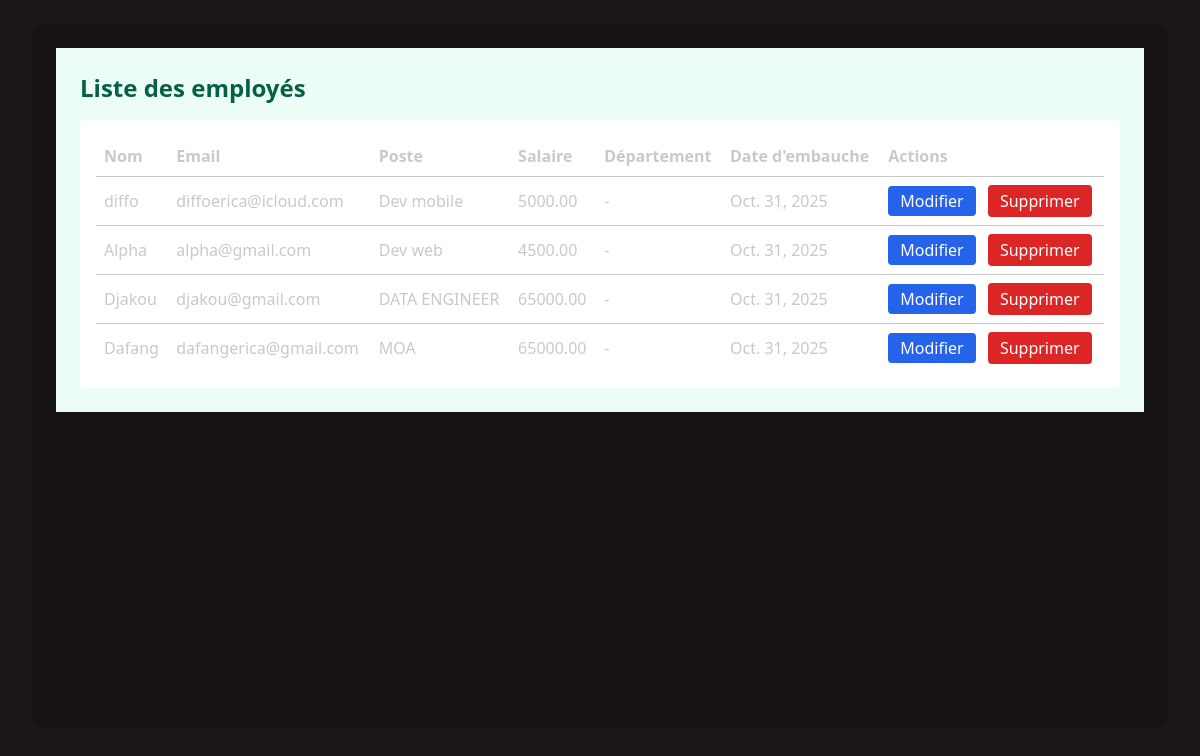
Page /employes/ on the committed database.
### employe/models.py (models this page shows, shortened)
class Employe(models.Model):
    nom = models.CharField(max_length=100)
    email = models.EmailField()
    poste = models.CharField(max_length=100)
    salaire = models.DecimalField(max_digits=10 , decimal_places=2)
    department = models.ForeignKey(Department, null=True, blank=True, on_delete=models.SET_NULL, related_name='employees')
    hire_date = models.DateField(default=timezone.now)

### employe/views.py (the view)
# urls.py: path('employes/', views.liste_employes , name='liste_employes'),
def liste_employes(request):
    employes = Employe.objects.all()
    return render(request, 'employe/list.html', {'employes' : employes})

### employe/templates/employe/list.html (shortened to what this page needs)
{% extends "employe/base.html" %}
{% block content %}
<div class="p-6" style="background:#ecfdf5;">
  <div class="flex items-center justify-between mb-4">
    <h1 class="text-2xl font-bold" style="color:#065f46;">Liste des employés</h1>
  </div>
  <div class="bg-white p-4 rounded">
    <table class="w-full">
      <thead>
        <tr>
          <th class="text-left p-2">Nom</th>
          <th class="text-left p-2">Email</th>
          <th class="text-left p-2">Poste</th>
          <th class="text-left p-2">Salaire</th>
          <th class="text-left p-2">Département</th>
          <th class="text-left p-2">Date d'embauche</th>
          <th class="text-left p-2">Actions</th>
        </tr>
      </thead>
      <tbody>
        {% for emp in employes %}
          <tr class="border-t">
            <td class="p-2">{{ emp.nom }}</td>
            <td class="p-2">{{ emp.email }}</td>
            <td class="p-2">{{ emp.poste }}</td>
            <td class="p-2">{{ emp.salaire }}</td>
            <td class="p-2">{{ emp.department.name|default:'-' }}</td>
            <td class="p-2">{{ emp.hire_date }}</td>
            <td class="p-2 whitespace-nowrap">
              <a href="{% url 'modifier_employe' emp.id %}" class="px-3 py-1 rounded text-white" style="background:#2563eb;">Modifier</a>
              <button type="button" onclick="document.getElementById('delete-emp-{{ emp.id }}').showModal()" class="ml-2 px-3 py-1 rounded text-white" style="background:#dc2626;">Supprimer</button>
            </td>
          </tr>
        {% empty %}
          <tr><td class="p-2" colspan="7">Aucun employé.</td></tr>
        {% endfor %}
      </tbody>
    </table>
  </div>
</div>
{% endblock %}

### rows in the picture
Employe: nom "diffo", email "diffoerica@icloud.com", poste "Dev mobile", salaire "5000.00", department.name "-", hire_date "Oct. 31, 2025"
Employe: nom "Alpha", email "alpha@gmail.com", poste "Dev web", salaire "4500.00", department.name "-", hire_date "Oct. 31, 2025"
Employe: nom "Djakou", email "djakou@gmail.com", poste "DATA ENGINEER", salaire "65000.00", department.name "-", hire_date "Oct. 31, 2025"
Employe: nom "Dafang", email "dafangerica@gmail.com", poste "MOA", salaire "65000.00", department.name "-", hire_date "Oct. 31, 2025"
